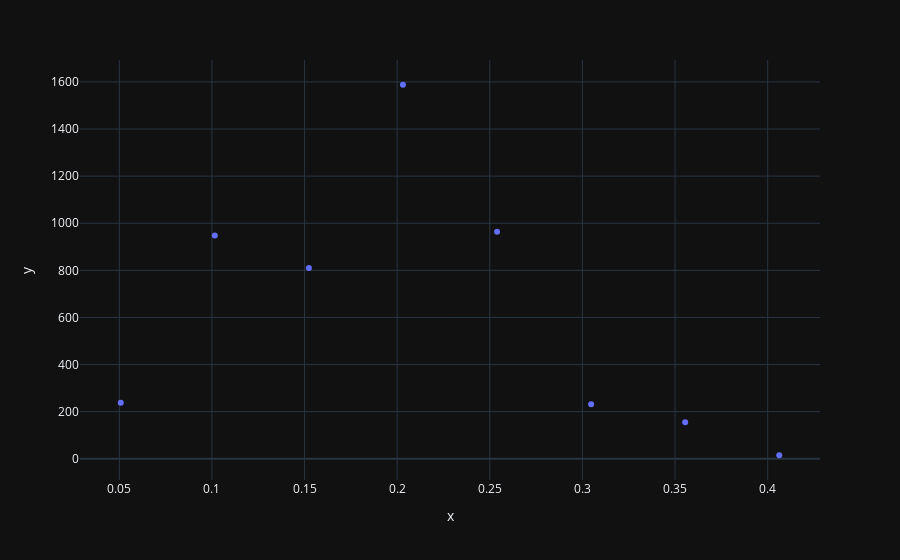

Notebook code for this chart:
### Code cell
flat_solutions = np.array([r.m.flatten() for r in results])
dist = sp.spatial.distance.pdist(flat_solutions, metric='hamming')
hist, bins = np.histogram(dist, bins=dims)
px.scatter(x=bins[1:], y=hist)

### Figure 1 — Plotly figure (JSON) as saved in the notebook; plotly's stock layout.template omitted (floating-point values rounded to 4 significant figures)
{"data": [{"hovertemplate": "x=%{x}<br>y=%{y}<extra></extra>", "legendgroup": "", "marker": {"color": "#636efa", "symbol": "circle"}, "mode": "markers", "name": "", "orientation": "v", "showlegend": false, "x": [0.05078, 0.1016, 0.1523, 0.2031, 0.2539, 0.3047, 0.3555, 0.4062], "xaxis": "x", "y": [238, 948, 810, 1588, 964, 232, 155, 15], "yaxis": "y", "type": "scatter"}], "layout": {"xaxis": {"anchor": "y", "domain": [0.0, 1.0], "title": {"text": "x"}}, "yaxis": {"anchor": "x", "domain": [0.0, 1.0], "title": {"text": "y"}}, "legend": {"tracegroupgap": 0}, "margin": {"t": 60}}}
